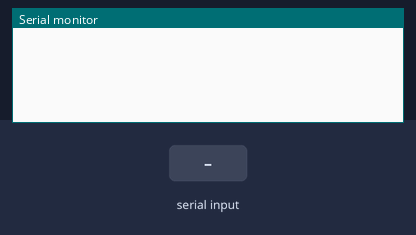
The sketch below on a simulated Arduino Uno, built with avr-gcc and run on an emulated ATmega328P. Parts: the last lines printed to the serial monitor. The inputs (shaded band) are chosen by the test bench.

Above: at 1.2 s.
1.3 s: "07000FFFEC1B" received over Serial
At 4.0 s:
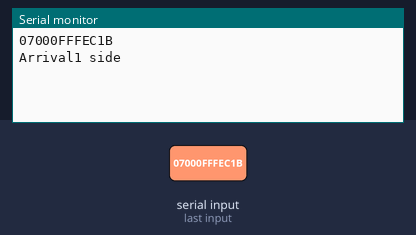
4.3 s: "070011CF27FE" received over Serial
At 6.1 s:
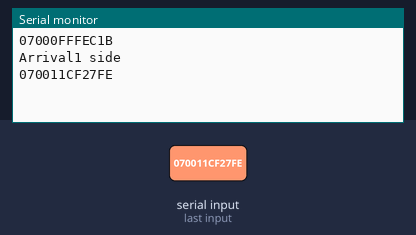
6.8 s: "1" received over Serial
At 8.3 s:
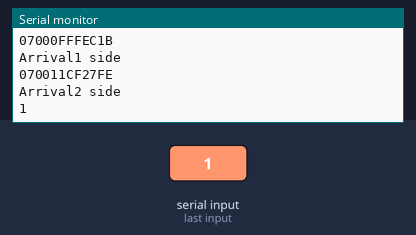
9.3 s: "07000FFFEC1B" received over Serial
At 12.1 s:
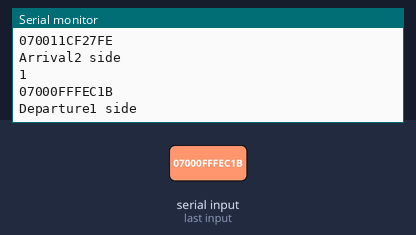
12.3 s: "070011CF27FE" received over Serial
At 15.5 s:
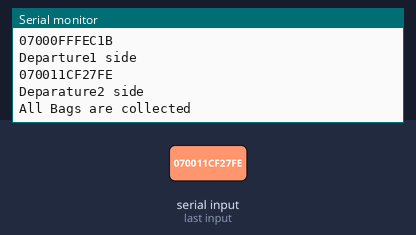

Measured:
- after the input at 1.3 s, the serial monitor: prints a new line after 1.0 s (image 1)
- after the input at 4.3 s, the serial monitor: prints a new line after 1.0 s (image 2)
- after the input at 6.8 s, the serial monitor: prints a new line after 1.0 s (image 3)
- after the input at 9.3 s, the serial monitor: prints a new line after 1.0 s (image 4)
- after the input at 12.3 s, the serial monitor: prints a new line after 1.0 s (image 5)

The sketch:

baggage_verification.ino
```cpp
int count1=0;
int count2=0;
int flag4=LOW;
int flag3=LOW;
int i=HIGH;
String id;
int item = 0;
void setup()
{

Serial.begin(9600);
}

void loop()
{
 int flag1=LOW;
 int flag2=LOW;

  if(Serial.available()>0)
  {
  id= Serial.readString();
  id.trim();
  Serial.println(id);
  delay(1000);
   }
if(id=="07000FFFEC1B") {
  count1++;
  flag1=HIGH;
  }
if(id=="070011CF27FE") {
  count2++;
  flag2=HIGH;
  }


if(flag1==HIGH) {
    if (count1==1) {
    Serial.println("Arrival1 side");
    }
if (count1==2){
    Serial.println("Departure1 side");
    flag3=HIGH;
    }
    //flag3=HIGH;
    }


 if(flag2==HIGH) {
    if (count2==1){
    Serial.println("Arrival2 side");
    }
 if (count2==2){
    Serial.println("Deparature2 side");
    flag4=HIGH;
    }
    //flag4=HIGH;
   }

 if ((flag3)&&(flag4)&&(i)==HIGH)
 {
   count2=0;
   count1=0;
  Serial.println("All Bags are collected");
  i=LOW;
  }
id="";
}
```
